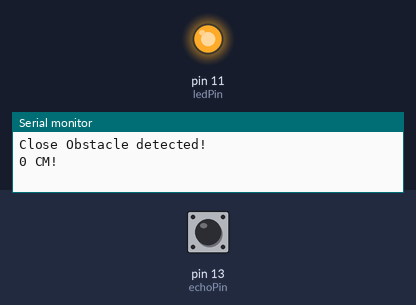
Recording of a sketch running on a simulated Arduino Uno, built with avr-gcc and run on an emulated ATmega328P. Shown: output pins drawn as LEDs (lit = HIGH), the last lines printed to the serial monitor. The inputs (shaded band) are chosen by the test bench; at power-on: pin 13 (echoPin) LOW. Pins used as bus, display or sensor lines are not drawn.

Above: at 1.2 s.
1.3 s: pin 13 (echoPin) pulsed HIGH 2 times (0.12 s each, 0.3 s apart)
At 2.4 s:
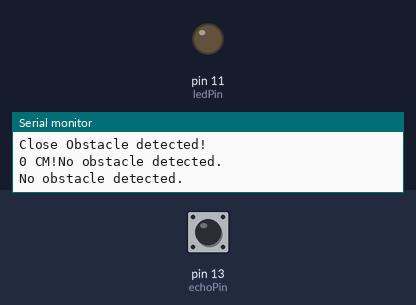
Timing chart, 0 to 4.3 s (numbered marks = the images above; inputs shaded):
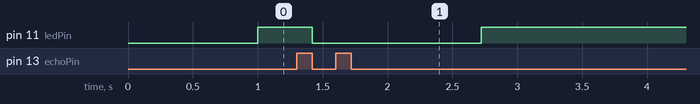

Measured:
- after the input at 1.3 s, pin 11 (ledPin): HIGH → LOW after 0.12 s, → HIGH 1.3 s later

The sketch:

ZygoMk1.ino
```cpp
#define trigPin 12
#define echoPin 13
int ledPin = 11;
void setup() {
  pinMode(ledPin, OUTPUT);
  Serial.begin(9600);
  pinMode(trigPin, OUTPUT);
  pinMode(echoPin, INPUT);
}

void loop() {
  long duration, distance;
  digitalWrite(trigPin, LOW);
  delayMicroseconds(2);
  digitalWrite(trigPin, HIGH);
  delayMicroseconds(10);
  duration = pulseIn(echoPin, HIGH);
  distance = (duration / 2) / 29.1;
  if (distance < 30) {
    Serial.println("Close Obstacle detected!");
    Serial.print(distance);
    Serial.print(" CM!");
    digitalWrite(ledPin, HIGH);
  } else {
    Serial.println("No obstacle detected.");
    digitalWrite(ledPin, LOW);
  }
}
```
